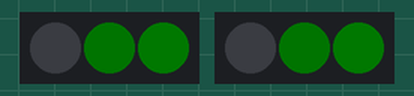
Bench run of a sketch on a simulated Arduino Uno, built with avr-gcc and run on an emulated ATmega328P. Shown: 2 × 3 RGB LEDs in strip order, left to right. Dim RGB values are drawn brighter than linear.

Above: at 0.16 s.
At 0.7 s:
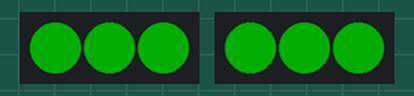
Timing chart, 0 to 2.2 s (numbered marks = the images above):
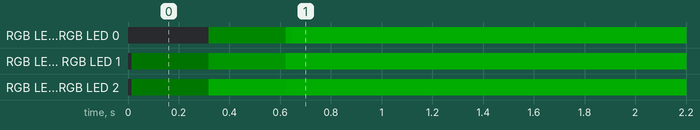

Measured:
- by itself, RGB LED 0, RGB LED 0: off → RGB(0, 9, 0) at 0.32 s, → RGB(0, 44, 0) 0.30 s later, → RGB(0, 50, 0) 0.03 s later
- by itself, RGB LED 1, RGB LED 1: off → RGB(0, 1, 0) at 0.01 s, → RGB(0, 22, 0) 0.30 s later, → RGB(0, 50, 0) 0.30 s later
- by itself, RGB LED 2, RGB LED 2: off → RGB(0, 2, 0) at 0.01 s, → RGB(0, 46, 0) 0.30 s later, → RGB(0, 50, 0) 0.30 s later

The sketch:

buckDeskLighting.ino
```cpp
////////////////////////////////////////////////////////////////////////////
// LED Desk Lighting; 2019                                                //
// Written by Kevin Edzenga                                               //
//                                                                        //
// This file uses LED blending I wrote some time back,                    //
// There may be variation between that repo code and this files,          //
// Everyday is a learning experience!                                     //
//                                                                        //
// ProcStack / Arduino / LED_Color_Blending                               //
// https://github.com/ProcStack/Arduino/tree/master/LED_Color_Blending    //
//                                                                        //
// The line -   strip1.show();                                             //
// Is where the NeoPixels values are set,                                 //
//   you can use ' byte fadeR, fadeG, fadeB; ' variables                  //
//   how ever you'd like once blended.                                    //
//                                                                        //
// For ease of use, NeoPixels are amazing-                                //
// https://www.adafruit.com/category/168                                  //
//                                                                        //
// Required headers---                                                    //
// https://github.com/adafruit/Adafruit_NeoPixel                          //
//                                                                        //
// For the breadboard layout, 300-500 ohm resistor on pin 6 & pin 9       //
//  Using two resistors just reduces stress on the resistor itself.       //
//  Doing this with a single 1/4 watt resistor shouldn't be a problem.    //
// 1000-4700 uf 16v capacitor should be used on VCC / GND                 //
//                                                                        //
////////////////////////////////////////////////////////////////////////////

// DEFAULT ADAFRUIT HEADER INFO ---
// NEOPIXEL BEST PRACTICES for most reliable operation:
// - Add 1000 uF CAPACITOR between NeoPixel strip's + and - connections.
// - MINIMIZE WIRING LENGTH between microcontroller board and first pixel.
// - NeoPixel strip's DATA-IN should pass through a 300-500 OHM RESISTOR.
// - AVOID connecting NeoPixels on a LIVE CIRCUIT. If you must, ALWAYS
//   connect GROUND (-) first, then +, then data.
// - When using a 3.3V microcontroller with a 5V-powered NeoPixel strip,
//   a LOGIC-LEVEL CONVERTER on the data line is STRONGLY RECOMMENDED.
// (Skipping these may work OK on your workbench but can fail in the field)

#include <Adafruit_NeoPixel.h>
#ifdef __AVR__
 #include <avr/power.h>
#endif

#include <math.h> // Linux
// Windows seems to use a capital M, you may need to change this per OS
// #include <Math.h>

// LED Strip
#define PIN 6 // This is your SPI out to your NeoPixel strip
#define LED_PIN_1    6
#define LED_PIN_2    9
#define LED_COUNT    3

#define TAU PI*2.0


// For prepping maximum blended values; I'm using a 3 dimensional array (Below)
// The first array is the number of lights
// The second array is the maximum levels of blending
// The third array is R, G, B respectively
#define I_BLEND_COUNT 20
#define BLEND_COUNT 20.0
int lightVals[LED_COUNT][I_BLEND_COUNT][3];

int irunner=0;
float runner=0;
float mmRGB=255; // 255 is the max brightness an LED can be, but you can set it anywhere between 0-255

// Strip 1 --
Adafruit_NeoPixel strip1(LED_COUNT, LED_PIN_1, NEO_GRB + NEO_KHZ800);
// Strip 2 --
Adafruit_NeoPixel strip2(LED_COUNT, LED_PIN_2, NEO_GRB + NEO_KHZ800);
// Argument 1 = Number of pixels in NeoPixel strip
// Argument 2 = Arduino pin number (most are valid)
// Argument 3 = Pixel type flags, add together as needed:
//   NEO_KHZ800  800 KHz bitstream (most NeoPixel products w/WS2812 LEDs)
//   NEO_KHZ400  400 KHz (classic 'v1' (not v2) FLORA pixels, WS2811 drivers)
//   NEO_GRB     Pixels are wired for GRB bitstream (most NeoPixel products)
//   NEO_RGB     Pixels are wired for RGB bitstream (v1 FLORA pixels, not v2)
//   NEO_RGBW    Pixels are wired for RGBW bitstream (NeoPixel RGBW products)


void setup() {
  // Boot Strip 1 --
  strip1.begin();           // INITIALIZE NeoPixel strip object (REQUIRED)
  strip1.show();            // Turn OFF all pixels ASAP
  strip1.setBrightness(50); // Set BRIGHTNESS to about 1/5 (max = 255)

  // Boot Strip 2 --
  strip2.begin();           // INITIALIZE NeoPixel strip object (REQUIRED)
  strip2.show();            // Turn OFF all pixels ASAP
  strip2.setBrightness(50); // Set BRIGHTNESS to about 1/5 (max = 255)
}

void loop() {
  irunner++;
  runner++;

  if(irunner%200<100){
    ledFader(10); // Fade 'random' colors through your string
  }else{
    ledRun(10); // Run white leds down your string, showing the fade off rates
  }
}


//
void rainbow(int wait) {
  for(long firstPixelHue = 0; firstPixelHue < 5*65536; firstPixelHue += 256) {
    for(int i=0; i<strip1.numPixels(); i++) { // For each pixel in strip...
      int pixelHue = firstPixelHue + irunner + (irunner + i * 65536L / strip1.numPixels());
      strip1.setPixelColor(i, strip1.gamma32(strip1.ColorHSV(pixelHue)));
    }


    for(int i=0; i<strip2.numPixels(); i++) { // For each pixel in strip...
      int pixelHue = firstPixelHue + ((i+irunner+150L) * 1636L / strip2.numPixels());
      strip2.setPixelColor(i, strip2.gamma32(strip2.ColorHSV(pixelHue)));
    }

    strip1.show(); // Update strip with new contents
    strip2.show(); // Update strip with new contents
    delay(wait);  // Pause for a moment
  }
}
//


void ledRun(uint8_t wait) {
  float i, j, colorMode, div;
  byte fadeR, fadeG, fadeB;

  // To use the test fade mode, leave alwaysOn=0
  int alwaysOn=0;
  int colorFor=50; // How long it will be adding colors into the blend
  int fadeOutFor=150; // How long it will be adding 0's into the colors; to show the color fade out

  for(i=0;i< strip1.numPixels(); i++) {
    if(i == irunner%LED_COUNT){
      fadeR=255;
      fadeG=255;
      fadeB=255;
    }else{
      fadeR=0;
      fadeG=0;
      fadeB=0;
    }
    smoothRGB(i, &fadeR,&fadeG,&fadeB);
    strip1.setPixelColor(i, strip1.Color(  int(fadeR),   int(fadeG), int(fadeB)));
    strip2.setPixelColor(i, strip1.Color(  int(fadeR),   int(fadeG), int(fadeB)));
  }
  strip1.show();
  strip2.show();
  delay(wait);
}

void ledFader(uint8_t wait) {
  float i, j, colorMode, div;
  byte fadeR, fadeG, fadeB;

  // To use the test fade mode, leave alwaysOn=0
  int alwaysOn=0;
  int colorFor=10; // How long it will be adding colors into the blend
  int fadeOutFor=50; // How long it will be adding 0's into the colors; to show the color fade out
  float tau=3.14159265358979*2.0;
  for(i=0;i< strip1.numPixels(); i++) {
    if( int(floor(runner))%(colorFor+fadeOutFor) < colorFor || alwaysOn ){
      fadeR= max(0,min(mmRGB, (sin(i/(tau)+sin(runner/35.515)*3.1415+sin(-runner/330.5)*30+sin(-runner/170.9)*25))*1.25*mmRGB ));
      fadeG= max(0,min(mmRGB, (cos(i/(tau)-sin(-runner/25.58)*3.1415+sin(-runner/250.8)*30-cos(runner/102.2)*20))*1.25*mmRGB ));
      fadeB= max(0,min(mmRGB, (sin(i/(tau)-cos(runner/50.45)*3.1415+sin(runner/300.1)*30-cos(-runner/158.3)*30))*1.25*mmRGB ));
    }else{
      fadeR=0;
      fadeG=0;
      fadeB=0;
    }
    smoothRGB(i, &fadeR,&fadeG,&fadeB);
    strip1.setPixelColor(i, strip1.Color(  int(fadeR),   int(fadeG), int(fadeB)));
    strip2.setPixelColor(i, strip2.Color(  int(fadeR),   int(fadeG), int(fadeB)));
  }
  strip1.show();
  strip2.show();
  delay(wait);
}


////////////////////////////////////////////////////////////////////////////
// Blending Function                                                      //
////////////////////////////////////////////////////////////////////////////

// smoothRGB( # LED to blend in lightVals array, Red val, Green val, Blue val)
void smoothRGB(int i, byte *fadeR, byte *fadeG, byte *fadeB){
  float dispVal, curvVal;
  int x,c,divCount;
  int runAdd=1;
  int blender=10-1;
  runAdd=(blender-1);
  int prevRunAdd=runAdd;
  for(c=0; c<3; c++){
    runAdd=prevRunAdd;
    if(c==0){
      curvVal=max(0,min(mmRGB, (*fadeR) ));
    }else if(c==1){
      curvVal=max(0,min(mmRGB, (*fadeG) ));
    }else{
      curvVal=max(0,min(mmRGB, (*fadeB) ));
    }
    runAdd+=I_BLEND_COUNT;
    curvVal=(curvVal+lightVals[i][blender][c]*10.0)/(10.0+1.0);
    dispVal+=curvVal*runAdd;
    divCount=runAdd;
    lightVals[i][blender][c]=curvVal;
    for(x=0;x<blender-1;x++){
      runAdd=(x+1);
      divCount+=runAdd;
      curvVal=lightVals[min(blender-1,i+1)][x][c];
      curvVal=(curvVal+lightVals[i][x][c]*(10.0-1.0))/10.0;
      dispVal+=curvVal*runAdd;
      lightVals[i][x][c]=curvVal;
    }
    dispVal/=divCount;
    if(c==0){
      *fadeR=max(0,min(mmRGB, float(dispVal)));
    }else if(c==1){
      *fadeG=max(0,min(mmRGB, float(dispVal)));
    }else{
      *fadeB=max(0,min(mmRGB, float(dispVal)));
    }
  }
}
```
